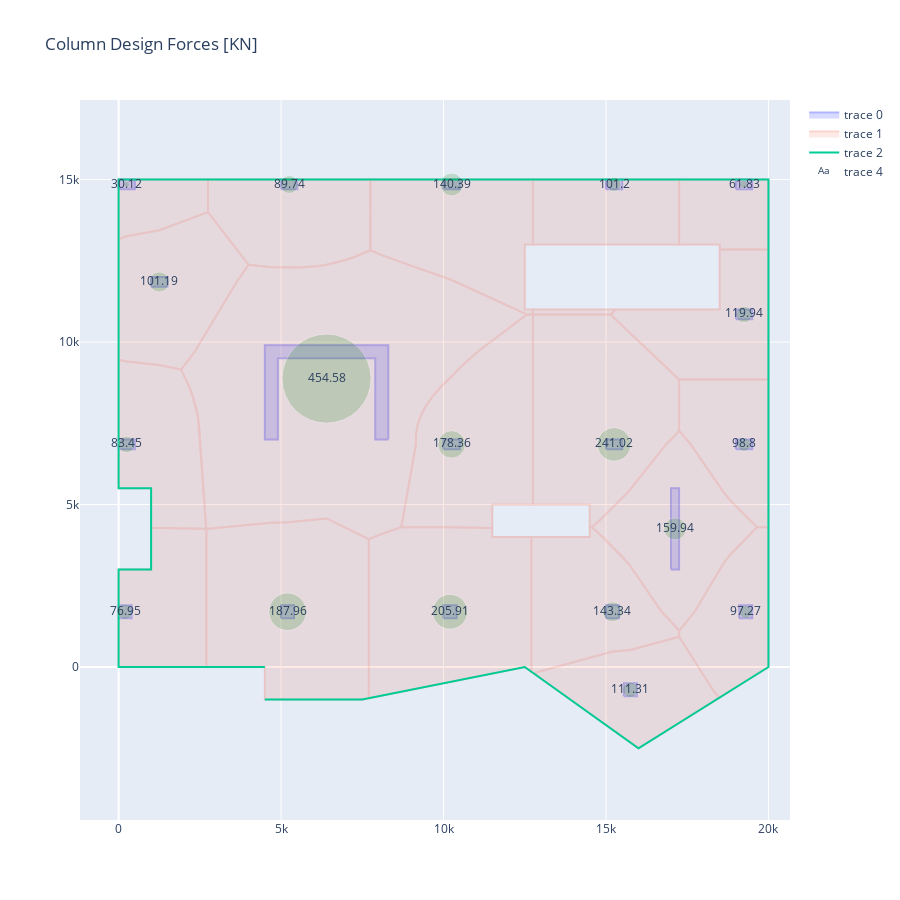

This figure's notebook cell:
### Code cell
import plotly.graph_objects as go
# x,y = zip(*floor_data['slab_outline'])
# fig = go.Figure(go.Scatter(x=x, y=y, fill="toself",opacity =0.5,hoverinfo='skip'))
# x_col, y_col = list(x)+[None],list(y)+[None]

x_edge,y_edge = zip(*floor_data['slab_outline'])

x_col, y_col = [],[]
for col in col_area_load:
    x,y = col.column_outline.exterior.xy
    x_col = x_col + list(x) + [None]
    y_col = y_col + list(y) + [None]

fig = go.Figure(go.Scatter(x=x_col, y=y_col, fill="toself",opacity =0.5,hoverinfo='skip'))

x_col, y_col = [],[]
for col in col_area_load:
    if col.trib_area.geom_type == 'Polygon':
        x,y = col.trib_area.exterior.xy
        x_col = x_col + list(x) + [None]
        y_col = y_col + list(y) + [None]
    elif col.trib_area.geom_type == 'MultiPolygon':
        for plg in col.trib_area.geoms:
            x,y = plg.exterior.xy
            x_col = x_col + list(x) + [None]
            y_col = y_col + list(y) + [None]

fig.add_trace(go.Scatter(
    x=x_col,
    y=y_col,
    fill="toself",
    opacity =0.25,
    hoverinfo='skip'
))

fig.add_trace(go.Scatter(
    x=x_edge,
    y=y_edge,
    mode="lines",
    hoverinfo='skip'
))

x = [col.column_outline.centroid.x for col in col_area_load]
y = [col.column_outline.centroid.y for col in col_area_load]
labels = [round(col.get_combined_load(np.array([1,1,0])),2) for col in col_area_load]
trib_areas = [str(round(col.trib_area.area / 1e6,2)) + ' m²' for col in col_area_load]
# Create scatter trace of text labels
fig.add_trace(
    go.Scatter(
        x=x, y=y, mode="markers", 
        opacity = 0.25,
        hoverinfo='skip',
        showlegend=False,
        marker_size=[float(area[:-3])*1.5 for area in trib_areas],
        marker={"color": "green"}
))


fig.add_trace(go.Scatter(
    x=x,
    y=y,
    text=labels,
    mode="text",
    hovertext = trib_areas,
    hoverinfo="text"
))

fig.update_layout(
    width = 900,
    height = 900,
    title = "Column Design Forces [KN]"
)

fig.update_yaxes(
    scaleanchor = "x",
    scaleratio = 1,
  )

fig.show()

### Figure 1 — Plotly figure (JSON) as saved in the notebook; plotly's stock layout.template omitted (floating-point values rounded to 4 significant figures; data arrays with more than 128 entries replaced by an {"elided": "..."} marker saying what was removed)
{"data": [{"fill": "toself", "hoverinfo": "skip", "opacity": 0.5, "type": "scatter", "x": {"elided": "191 float values"}, "y": {"elided": "191 float values"}}, {"fill": "toself", "hoverinfo": "skip", "opacity": 0.25, "type": "scatter", "x": {"elided": "372 float values"}, "y": {"elided": "372 float values"}}, {"hoverinfo": "skip", "mode": "lines", "type": "scatter", "x": [4500, 0, 0, 1000, 1000, 0, 0, 20000, 20000, 16000, 12500, 7500, 4500], "y": [0, 0, 3000, 3000, 5500, 5500, 15000, 15000, 0, -2500, 0, -1000, -1000]}, {"hoverinfo": "skip", "marker": {"color": "green", "size": [6.03, 15.39, 17.96, 37.59, 22.89, 34.91, 14.05, 19.91, 16.7, 27.6, 33.48, 13.52, 8.58, 13.73, 16.66, 20.23, 15.46, 89.19, 22.21]}, "mode": "markers", "opacity": 0.25, "showlegend": false, "type": "scatter", "x": [250, 200, 5250, 5200, 10250, 10200, 15250, 15200, 250, 10250, 15250, 19300.0, 19250, 19250, 19250, 1250, 15750, 6400.0, 17125], "y": [14850, 1700, 14850, 1700, 14850, 1700, 14850, 1700, 6850, 6850, 6850, 1700, 14850, 6850, 10850, 11850, -700, 8876.0, 4250]}, {"hoverinfo": "text", "hovertext": ["4.02 m²", "10.26 m²", "11.97 m²", "25.06 m²", "15.26 m²", "23.27 m²", "9.37 m²", "13.27 m²", "11.13 m²", "18.4 m²", "22.32 m²", "9.01 m²", "5.72 m²", "9.15 m²", "11.11 m²", "13.49 m²", "10.31 m²", "59.46 m²", "14.81 m²"], "mode": "text", "text": ["30.12", "76.95", "89.74", "187.96", "140.39", "205.91", "101.2", "143.34", "83.45", "178.36", "241.02", "97.27", "61.83", "98.8", "119.94", "101.19", "111.31", "454.58", "159.94"], "type": "scatter", "x": [250, 200, 5250, 5200, 10250, 10200, 15250, 15200, 250, 10250, 15250, 19300.0, 19250, 19250, 19250, 1250, 15750, 6400.0, 17125], "y": [14850, 1700, 14850, 1700, 14850, 1700, 14850, 1700, 6850, 6850, 6850, 1700, 14850, 6850, 10850, 11850, -700, 8876.0, 4250]}], "layout": {"height": 900, "title": {"text": "Column Design Forces [KN]"}, "width": 900, "yaxis": {"scaleanchor": "x", "scaleratio": 1}}}
